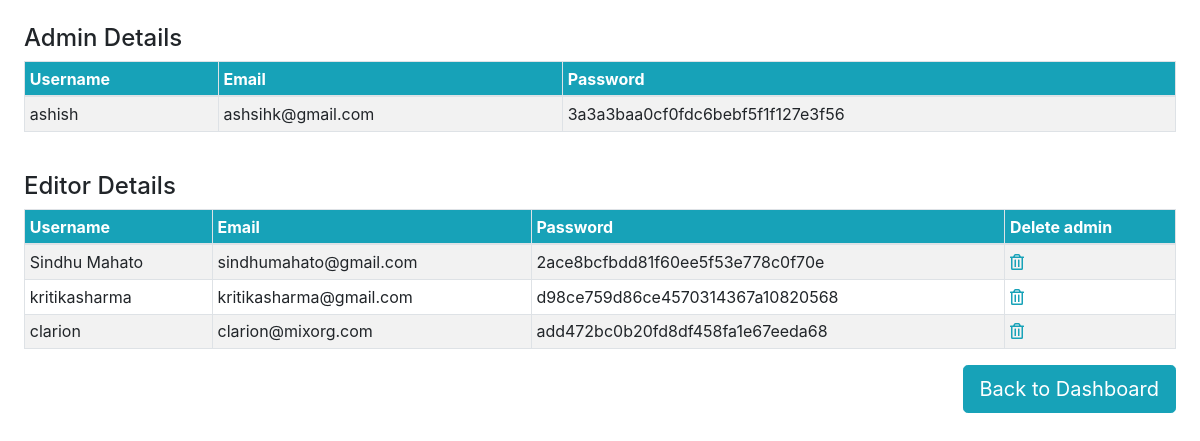
The app's page /users_view.php with its own data.
### tables this page shows
CREATE TABLE `users` (
  `id` int(11) NOT NULL,
  `username` varchar(100) NOT NULL,
  `email` varchar(100) NOT NULL,
  `password` varchar(100) NOT NULL,
  `status` varchar(255) NOT NULL COMMENT 'Admin=Admin | Editor=Editor	'
);

### users_view.php (the view, shortened to what this page needs)
<?php
    include "connection.php";
?>
<!DOCTYPE html>
<html lang="en">
<head>
        <link href="css/styles.css" rel="stylesheet" />
        <link href="https://cdn.datatables.net/1.10.20/css/dataTables.bootstrap4.min.css" rel="stylesheet" />
</head>
<body>
 <div class="container-fluid">
 <h4 class="pt-4">Admin Details</h4>
 <table class="table table-bordered  table-striped table-hover table-sm">
      <thead class="bg-info text-white">
        <th>Username</th>
        <th>Email</th>
        <th>Password</th>
      </thead>
  <tbody class="table-bordered">
        <?php
            $query2 =  "SELECT * FROM users WHERE status='Admin'";
            $fire2 = mysqli_query($conn,$query2) or die("Data not fetched from database".mysqli_error($conn));
            if(mysqli_num_rows($fire2)>0)
            {
                while($result =  mysqli_fetch_assoc($fire2))
                {
                    ?>
                    <tr>
                        <td><?php echo $result['username'] ?></td>
                        <td><?php echo $result['email'] ?></td>
                        <td><?php echo $result['password'] ?></td>
                    </tr>
                    <?php
                }
            }
        ?>
        </tbody>
    </table>
   </div>
   <div class="container-fluid">
 <h4 class="pt-4">Editor Details</h4>
 <table class="table table-bordered  table-striped table-hover table-sm">
      <thead class="bg-info text-white">
        <th>Username</th>
        <th>Email</th>
        <th>Password</th>
        <th>Delete admin</th>
      </thead>
  <tbody class="table-bordered">
        <?php
            $query2 =  "SELECT * FROM users WHERE status='Editor'";
            $fire2 = mysqli_query($conn,$query2) or die("Data not fetched from database".mysqli_error($conn));
            if(mysqli_num_rows($fire2)>0)
            {
                while($result =  mysqli_fetch_assoc($fire2))
                {
                    ?>
                    <tr>
                        <td><?php echo $result['username'] ?></td>
                        <td><?php echo $result['email'] ?></td>
                        <td><?php echo $result['password'] ?></td>
                        <td>
                            <a href="<?php $_SERVER['PHP_SELF'] ?>?del=<?php echo $result['id'] ?>"><i class="far fa-trash-alt text-info"></i></a>
                        </td>
                    </tr>
                    <?php
                }
            }
        ?>
        </tbody>
    </table>
   </div>
</body>
<div class="container-fluid">
     <div class="row">
        <div class="col-md-9"></div>
        <div class="col-md-3">
         <a class="btn btn-info btn-lg " style="float:right;" href="http://localhost/certificate/admin/dashboard.php">Back to Dashboard</a>
        </div>
     </div>
 </div>
</html>

### records on screen
users: username "ashish", email "ashsihk@gmail.com", password "3a3a3baa0cf0fdc6bebf5f1f127e3f56"
users: username "Sindhu Mahato", email "sindhumahato@gmail.com", password "2ace8bcfbdd81f60ee5f53e778c0f70e"
users: username "kritikasharma", email "kritikasharma@gmail.com", password "d98ce759d86ce4570314367a10820568"
users: username "clarion", email "clarion@mixorg.com", password "add472bc0b20fd8df458fa1e67eeda68"
